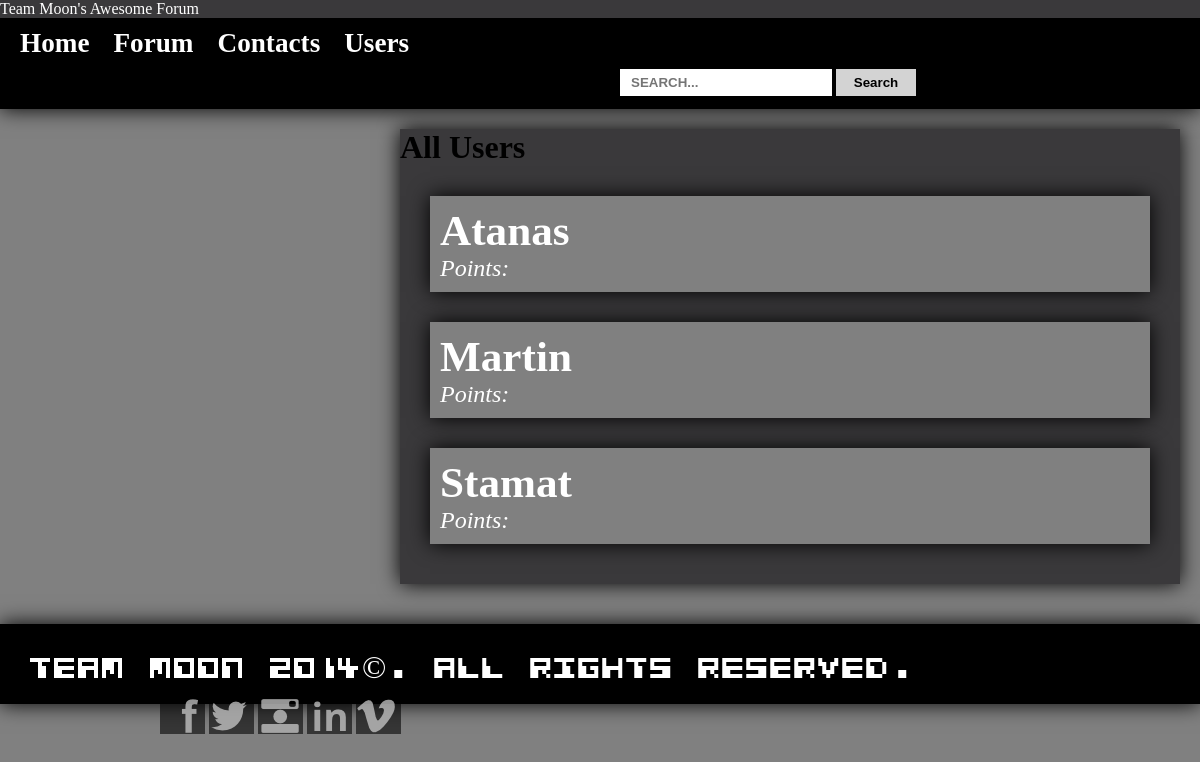
Before: /test-theme/users.php with the older database file.
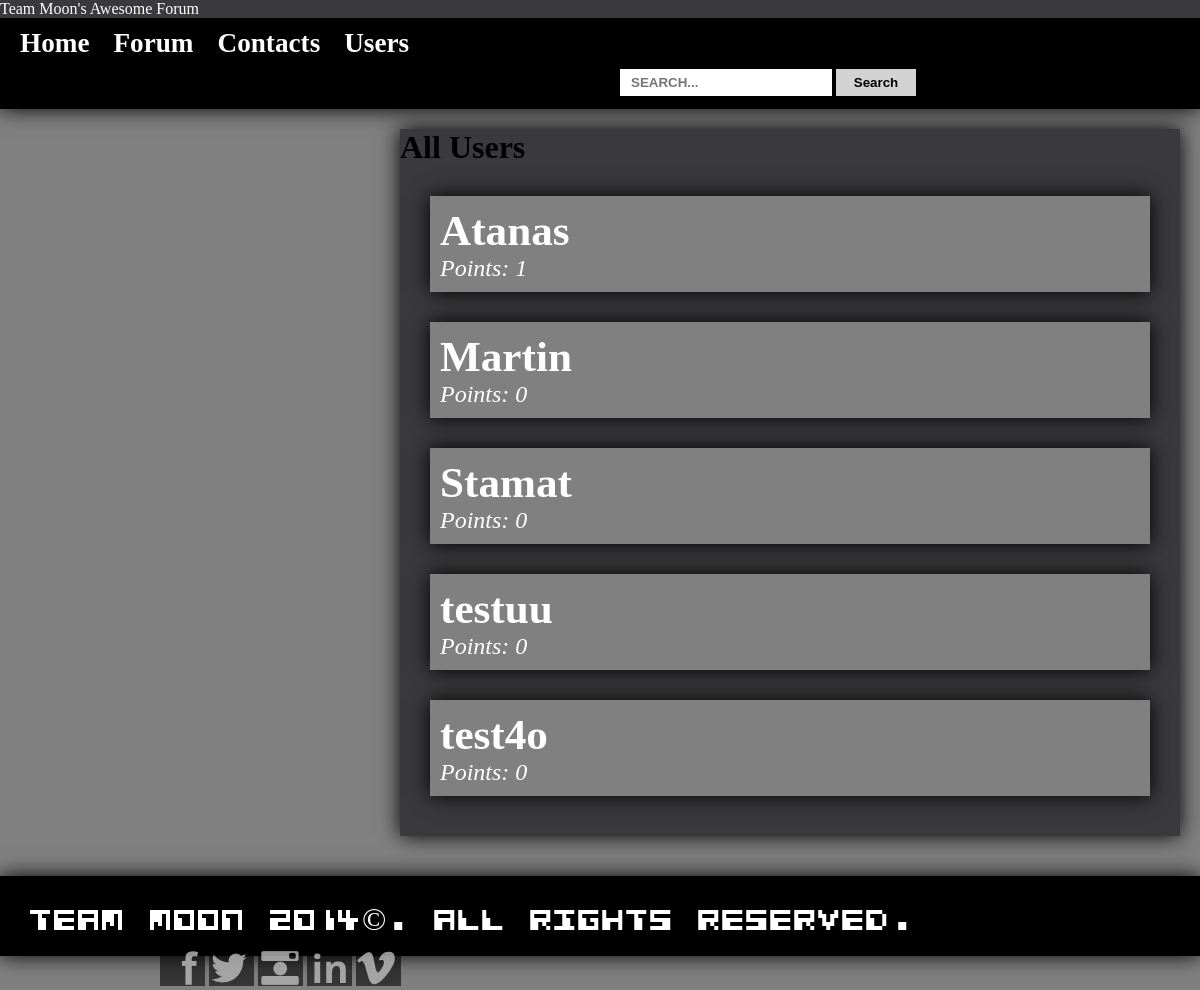
After: the same page with the newer database file.
### tables this page shows
CREATE TABLE IF NOT EXISTS `users` (
  `user_id` int(11) NOT NULL AUTO_INCREMENT,
  `name` varchar(50) NOT NULL,
  `passwd` varchar(50) NOT NULL,
  `activity` varchar(50) NOT NULL DEFAULT '0',
  `access_lvl` tinyint(4) NOT NULL DEFAULT '1',
  PRIMARY KEY (`user_id`),
  UNIQUE KEY `name` (`name`)
);

### test-theme/users.php (the view, shortened to what this page needs)
<?php
require 'header.php';
?>
<div id="posts-wrapper">
<h1>All Users</h1>
<?php
$sql = "
    SELECT *
    FROM `users`
";
$query = mysqli_query($connection, $sql);
?>
<?php while ($row = $query->fetch_assoc()) { ?>
    <?php
    $userid = $row['user_id'];
    $username = $row['name'];
    $activity = $row['activity'];
    ?>
    <article id="users-main">
        <header class="post-header">
            <a href="posts.php?author=<?php echo $userid; ?>"><h1><?php echo $username; ?></h1> Points: <?php echo $activity; ?></a>
        </header>
    </article>
<?php } ?>
</div>
<?php
require 'footer.php';

Changed rows visible on the page:
changed users "Atanas": activity (not shown) → "1"
changed users "Martin": activity (not shown) → "0"
changed users "Stamat": activity (not shown) → "0"
added users: name "testuu", activity "0"
added users: name "test4o", activity "0"
